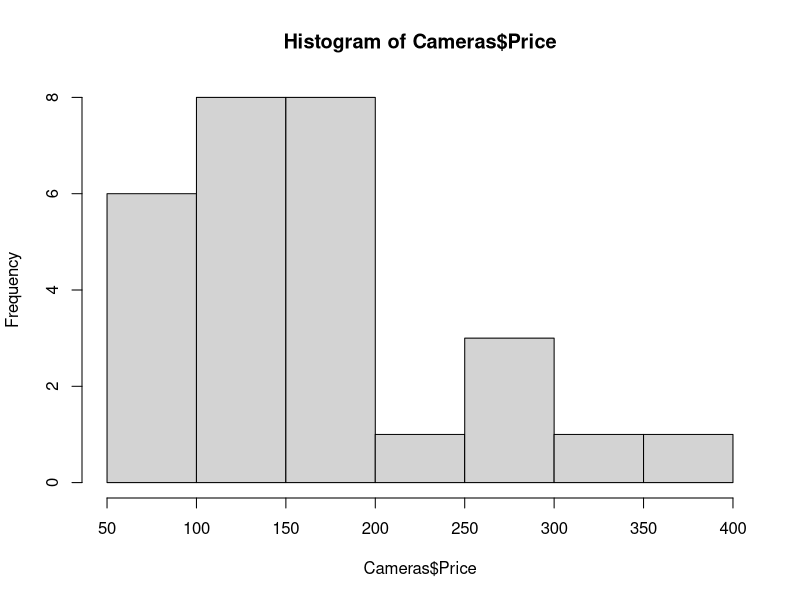
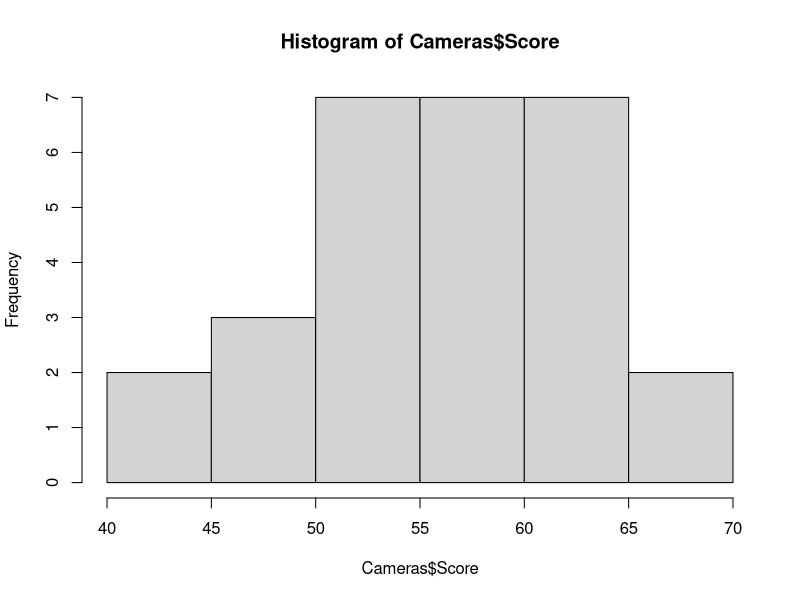
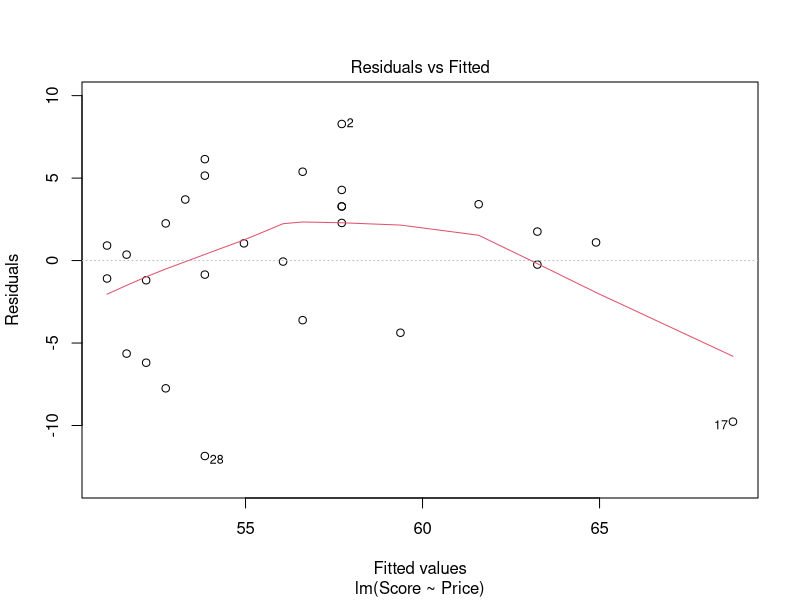
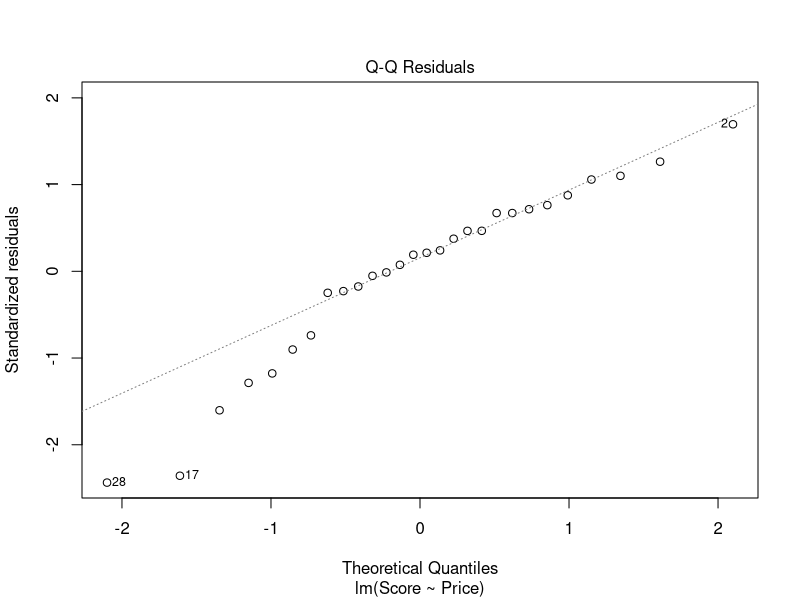
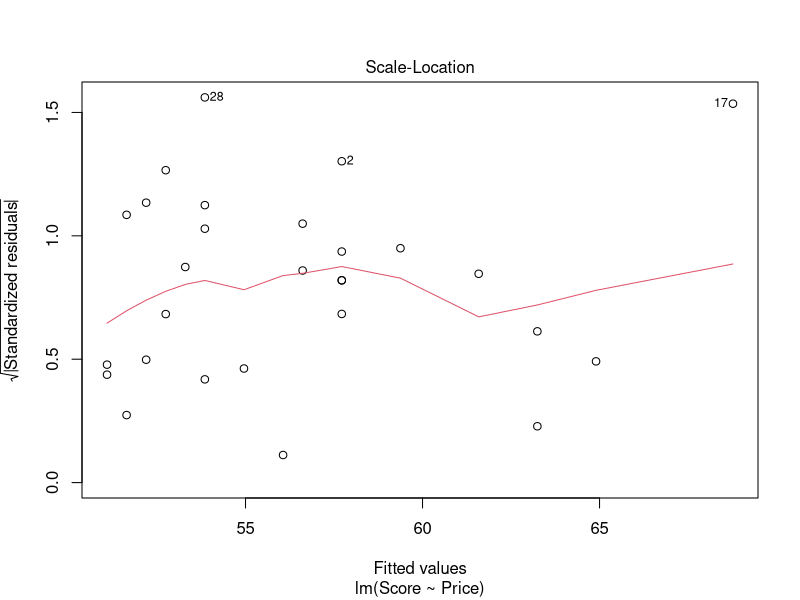
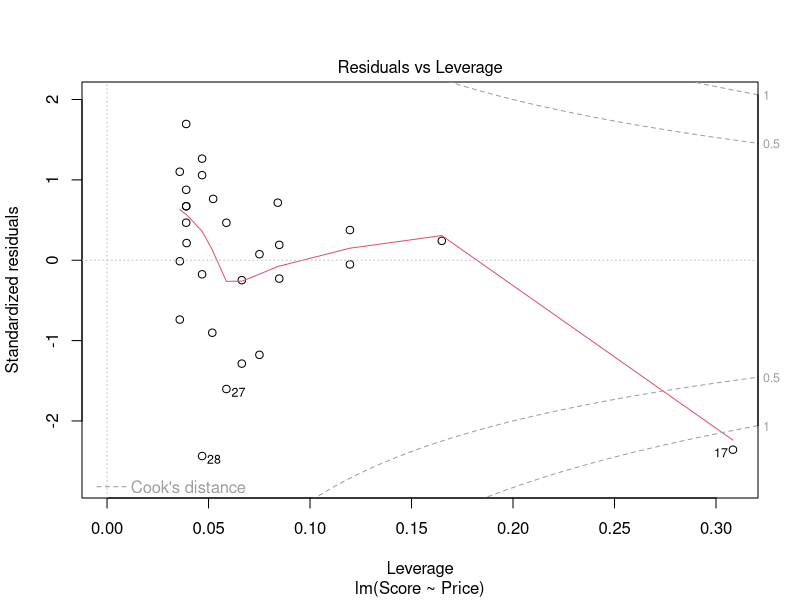
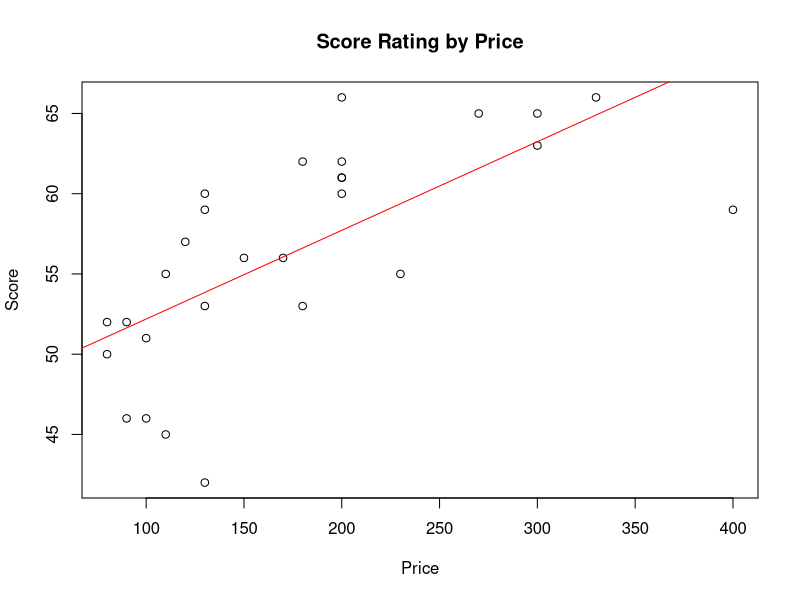
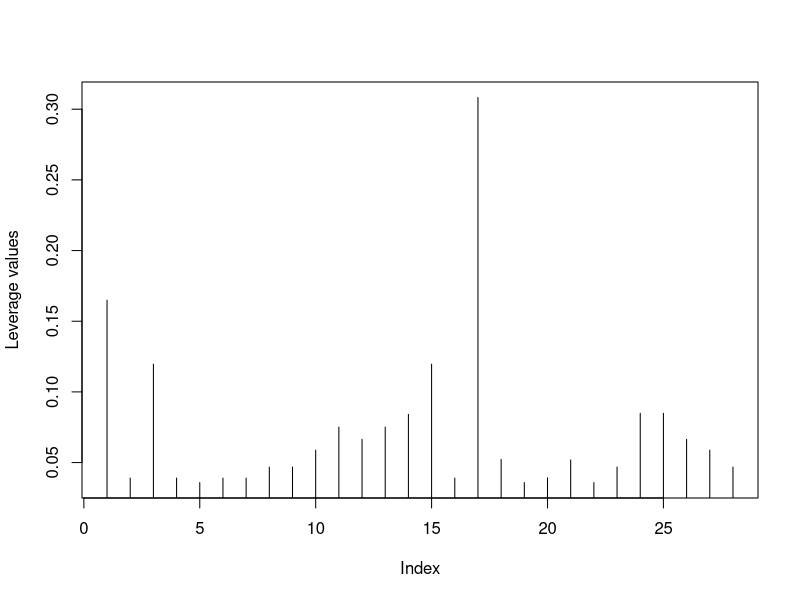

Generate these figures, in order, with R:
## ---- chunk 1
knitr::opts_chunk$set(echo = TRUE)
## ---- chunk 2
# Import data set

Cameras <- read.csv("Cameras.csv")

## ---- chunk 3
# make an ID field
# first to last record
ID <- Cameras$ID <- 1:nrow(Cameras)

# summary statistics
summary(Cameras)
## ---- chunk 4
hist(Cameras$Price)
hist(Cameras$Score)

## ---- chunk 5
# regress score on price
reg1 <- lm(Score ~ Price, data = Cameras) 
plot(reg1)


# coefficients for equation
coefficients(reg1)

# model summary
summary(reg1)

## ---- chunk 6
# score rating by price
# we can see a far removed point over 400 
plot(Cameras$Price, Cameras$Score, main= "Score Rating by Price",
     xlab= "Price",
     ylab= "Score")
abline(reg1, col="red")


# residuals and standardized residuals
# # residuals = y-yhat
rstandard(reg1) 
residuals(reg1)
reg1$residuals[28]
reg1$residuals[17]
## ---- chunk 7
# High-leverage values

# plot for leverage values
plot(hatvalues(reg1), type = "h", xlab= "Index", ylab= "Leverage values")

# list of leverage values
hatvalues(reg1)
## ---- chunk 8
# Influential Observations

# Cooks distance
# df2 = n-m-1 = 28-1-1 = 26

# to find median of F distribution with 1 and 26 DF
qf(0.5,1,26)


# for 25th percentile, any between 25th and 50th are tending
qf(0.25,1,26)

sort(cooks.distance(reg1)) 
## ---- chunk 9
# verify assumptions

par(mfrow= c(2,2)); plot(reg1, pch=19)
#plot(reg1)
## ---- chunk 10

summary(reg1)
    #p value: 6.16e-05, is very small 
     # b0 ( y int) = 46.66880
     # b1 (slope) = 0.05525
     # sb1 (error) = 0.01158
     # t (test of b1/sb1)= 4.771
## ---- chunk 11
# 95% prediction interval for $250 camera
camera250 <-data.frame(Price=250)
predict(reg1, camera250, interval = "prediction")
